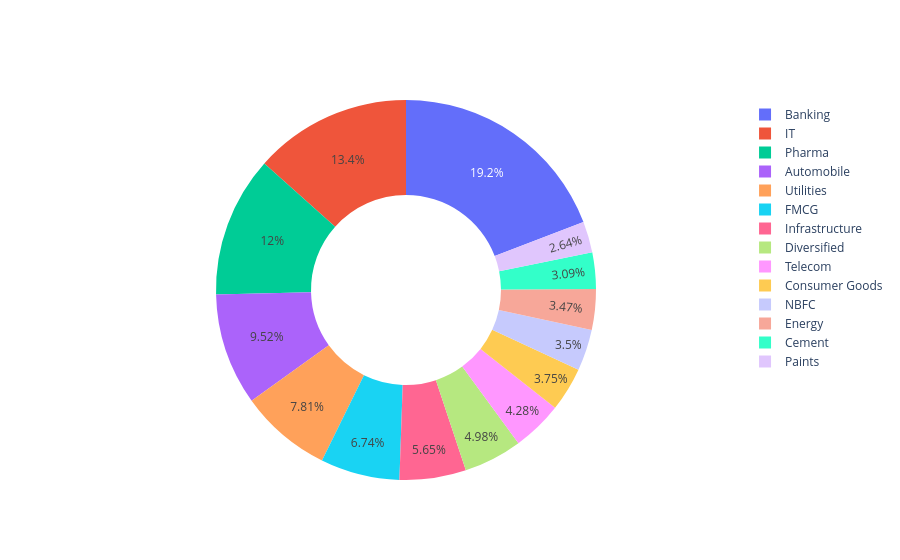

The cell this chart's notebook holds for it:
### Code cell
fig = go.Figure(
    data=[
        go.Pie(
            labels=sector.index,
            values=sector.values,
            hole=0.5
        )
    ]
)
fig.show()

### Figure 1 — Plotly figure (JSON) as saved in the notebook; plotly's stock layout.template omitted (floating-point values rounded to 4 significant figures)
{"data": [{"hole": 0.5, "labels": ["Automobile", "Banking", "Cement", "Consumer Goods", "Diversified", "Energy", "FMCG", "IT", "Infrastructure", "NBFC", "Paints", "Pharma", "Telecom", "Utilities"], "type": "pie", "values": [323.6, 652.3, 105.0, 127.6, 169.2, 117.9, 229.1, 455.5, 192.2, 119.1, 89.86, 407.4, 145.6, 265.5]}], "layout": {}}
